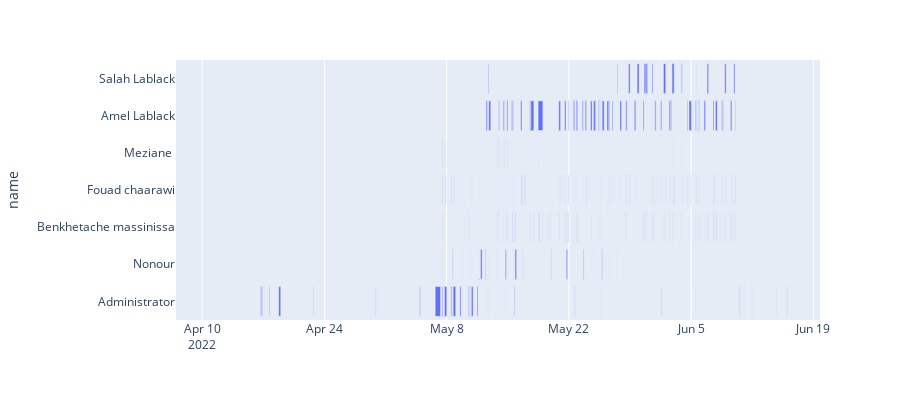

Source (notebook cell):
### Code cell
fig = px.timeline(df, x_start="date_start", x_end="date_end", y="name", height=400)
fig.show()

### Figure 1 — Plotly figure (JSON) as saved in the notebook; plotly's stock layout.template omitted (floating-point values rounded to 4 significant figures; data arrays with more than 128 entries replaced by an {"elided": "..."} marker saying what was removed)
{"data": [{"alignmentgroup": "True", "base": {"elided": "2063 str values"}, "hovertemplate": "date_start=%{base}<br>date_end=%{x}<br>name=%{y}<extra></extra>", "legendgroup": "", "marker": {"color": "#636efa"}, "name": "", "offsetgroup": "", "orientation": "h", "showlegend": false, "textposition": "auto", "type": "bar", "x": {"elided": "2063 int values"}, "xaxis": "x", "y": {"elided": "2063 str values"}, "yaxis": "y"}], "layout": {"barmode": "overlay", "height": 400, "legend": {"tracegroupgap": 0}, "margin": {"t": 60}, "xaxis": {"anchor": "y", "domain": [0, 1], "type": "date"}, "yaxis": {"anchor": "x", "domain": [0, 1], "title": {"text": "name"}}}}
